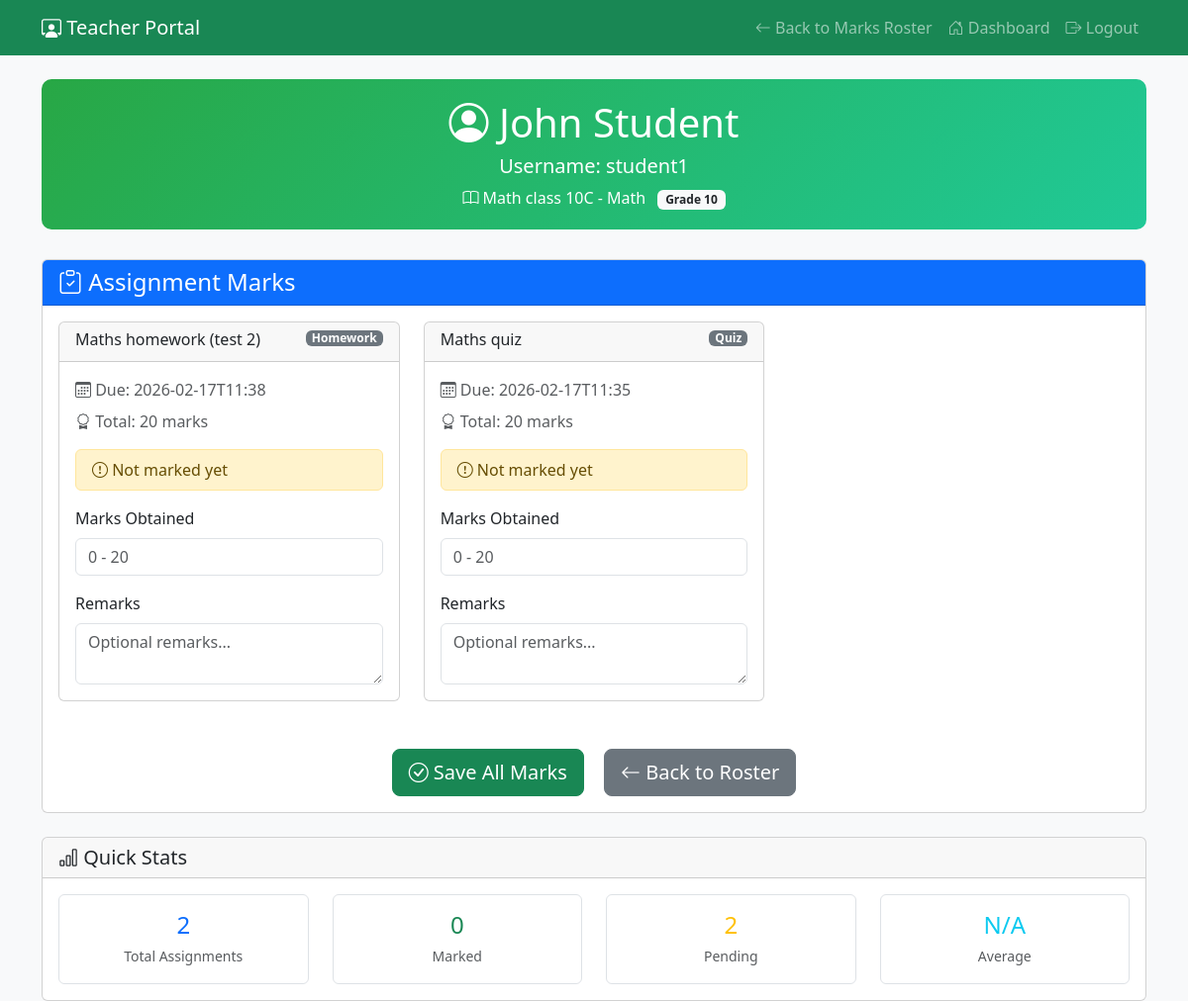
The page /teacher/mark_student/4?class_id=5 (signed in) on the database its author committed.
### tables this page shows
CREATE TABLE users (
    id INTEGER PRIMARY KEY AUTOINCREMENT,
    username TEXT UNIQUE NOT NULL,
    password TEXT NOT NULL,
    role TEXT NOT NULL DEFAULT 'student',
    name TEXT,
    email TEXT,
    phone TEXT,
    address TEXT,
    created_by INTEGER,
    updated_by INTEGER,
    updated_on DATETIME,
    created_on DATETIME
);

CREATE TABLE classes (
    id INTEGER PRIMARY KEY AUTOINCREMENT,
    name TEXT NOT NULL,
    subject TEXT,
    grade_level TEXT,
    teacher_id INTEGER,
    description TEXT,
    created_at TIMESTAMP DEFAULT CURRENT_TIMESTAMP,
    type TEXT DEFAULT 'regular',
    status TEXT DEFAULT 'active',
    schedule_days TEXT,
    schedule_time_start TEXT,
    schedule_time_end TEXT,
    section TEXT,
    schedule_pdf_path TEXT,
    meeting_link TEXT,
    max_students INTEGER DEFAULT 30,
    created_by INTEGER,
    updated_by INTEGER,
    updated_on DATETIME,
    created_on DATETIME,
    FOREIGN KEY (teacher_id) REFERENCES users (id)
);

CREATE TABLE assignments (
    id INTEGER PRIMARY KEY AUTOINCREMENT,
    title TEXT NOT NULL,
    description TEXT,
    class_id INTEGER,
    teacher_id INTEGER,
    due_date DATETIME,
    total_marks INTEGER DEFAULT 100,
    assignment_type TEXT DEFAULT 'assignment',
    status TEXT DEFAULT 'active',
    created_at TIMESTAMP DEFAULT CURRENT_TIMESTAMP,
    file_path TEXT,
    original_filename TEXT,
    points INTEGER,
    allow_late_submission INTEGER DEFAULT 0,
    FOREIGN KEY (class_id) REFERENCES classes (id),
    FOREIGN KEY (teacher_id) REFERENCES users (id)
);

### routes/teacher.py (the view)
@teacher_bp.route('/mark_student/<int:student_id>')
def mark_student(student_id):
    if 'role' not in session or session['role'] != 'teacher':
        return redirect(url_for('auth.login'))
    teacher_id = session.get('user_id')
    class_id = request.args.get('class_id', type=int)
    if not class_id:
        flash('Class ID is required', 'error')
        return redirect(url_for('teacher.marks_roster'))
    conn = get_db()
    cur = conn.cursor()
    cur.execute('''
        SELECT c.id, c.name, c.subject, c.grade_level
        FROM classes c
        JOIN teacher_class_map tcm ON c.id = tcm.class_id
        WHERE c.id = ? AND tcm.teacher_id = ?
    ''', (class_id, teacher_id))
    class_info = cur.fetchone()
    if not class_info:
        flash('Class not found or unauthorized access', 'error')
        conn.close()
        return redirect(url_for('teacher.marks_roster'))
    cur.execute('''
        SELECT u.id, u.name, u.username
        FROM users u
        JOIN student_class_map scm ON u.id = scm.student_id
        WHERE u.id = ? AND scm.class_id = ? AND u.role = 'student'
    ''', (student_id, class_id))
    student = cur.fetchone()
    if not student:
        flash('Student not found in this class', 'error')
        conn.close()
        return redirect(url_for('teacher.marks_roster', class_id=class_id))
    student_info = {
        'id': student[0],
        'name': student[1],
        'username': student[2]
    }
    cur.execute('''
        SELECT a.id, a.title, a.points, a.assignment_type, a.due_date,
               sm.marks_obtained, sm.total_marks, sm.grade, sm.remarks
        FROM assignments a
        LEFT JOIN student_marks sm ON a.id = sm.assignment_id AND sm.student_id = ?
        WHERE a.class_id = ? AND a.teacher_id = ?
        ORDER BY a.due_date DESC
    ''', (student_id, class_id, teacher_id))
    assignments = []
    for row in cur.fetchall():
        assignments.append({
            'id': row[0],
            'title': row[1],
            'total_marks': row[2] or 100,
            'type': row[3],
            'due_date': row[4],
            'marks_obtained': row[5],
            'student_total_marks': row[6],
            'grade': row[7],
            'remarks': row[8]
        })
    class_data = {
        'id': class_info[0],
        'name': class_info[1],
        'subject': class_info[2],
        'grade_level': class_info[3]
    }
    conn.close()
    return render_template('teacher/mark_individual_student.html',
                         student=student_info,
                         class_data=class_data,
                         assignments=assignments)

### routes/teacher.py (called while the page is built)
def get_db():
    return sqlite3.connect('users.db')

### templates/teacher/mark_individual_student.html (shortened to what this page needs)
<!DOCTYPE html>
<html lang="en">
<head>
    <link href="https://cdn.jsdelivr.net/npm/bootstrap@5.3.0/dist/css/bootstrap.min.css" rel="stylesheet">
    <link href="https://cdn.jsdelivr.net/npm/bootstrap-icons@1.7.2/font/bootstrap-icons.css" rel="stylesheet">
</head>
<body class="bg-light">
    <nav class="navbar navbar-expand-lg navbar-dark bg-success">
        <div class="container">
            <a class="navbar-brand" href="{{ url_for('teacher.dashboard') }}">
                <i class="bi bi-person-workspace"></i> Teacher Portal
            </a>
            <div class="navbar-nav ms-auto">
                <a class="nav-link" href="{{ url_for('teacher.marks_roster', class_id=class_data.id) }}">
                    <i class="bi bi-arrow-left"></i> Back to Marks Roster
                </a>
                <a class="nav-link" href="{{ url_for('teacher.dashboard') }}">
                    <i class="bi bi-house-door"></i> Dashboard
                </a>
                <a class="nav-link" href="{{ url_for('auth.logout') }}">
                    <i class="bi bi-box-arrow-right"></i> Logout
                </a>
            </div>
        </div>
    </nav>
    <div class="container mt-4">
        <div class="student-header text-center">
            <h1 class="mb-2">
                <i class="bi bi-person-circle"></i> {{ student.name }}
            </h1>
            <p class="mb-2 h5">Username: {{ student.username }}</p>
            <p class="mb-0">
                <i class="bi bi-book"></i> {{ class_data.name }} - {{ class_data.subject }}
                <span class="badge bg-light text-dark ms-2">Grade {{ class_data.grade_level }}</span>
            </p>
        </div>
        {% if assignments %}
        <div class="card">
            <div class="card-header bg-primary text-white">
                <h4 class="mb-0">
                    <i class="bi bi-clipboard-check"></i> Assignment Marks
                </h4>
            </div>
            <div class="card-body">
                <form method="POST" action="{{ url_for('teacher.save_individual_marks') }}">
                    <div class="row">
                        {% for assignment in assignments %}
                        <div class="col-md-6 col-lg-4 mb-4">
                            <div class="card marks-card h-100">
                                <div class="card-header d-flex justify-content-between align-items-start">
                                    <h6 class="mb-1">{{ assignment.title }}</h6>
                                    <span class="badge bg-secondary assignment-type-badge">
                                        {{ assignment.type.title() }}
                                    </span>
                                </div>
                                <div class="card-body">
                                    <div class="mb-3">
                                        <p class="text-muted mb-2">
                                            <i class="bi bi-calendar3"></i> Due: {{ assignment.due_date }}
                                        </p>
                                        <p class="text-muted mb-3">
                                            <i class="bi bi-award"></i> Total: {{ assignment.total_marks }} marks
                                        </p>
                                    </div>
                                    {% if assignment.marks_obtained is not none %}
                                    <div class="alert alert-info py-2 mb-3">
                                        <div class="d-flex justify-content-between align-items-center">
                                            <span>
                                                <strong>Current: {{ assignment.marks_obtained }}/{{ assignment.student_total_marks or assignment.total_marks }}</strong>
                                            </span>
                                            {% if assignment.grade %}
                                            <span class="grade-badge grade-{{ assignment.grade }}">{{ assignment.grade }}</span>
                                            {% endif %}
                                        </div>
                                        {% if assignment.remarks %}
                                        <small class="text-muted">{{ assignment.remarks }}</small>
                                        {% endif %}
                                    </div>
                                    {% else %}
                                    <div class="alert alert-warning py-2 mb-3">
                                        <i class="bi bi-exclamation-circle"></i> Not marked yet
                                    </div>
                                    {% endif %}
                                    <div class="mb-3">
                                        <label class="form-label">Marks Obtained</label>
                                        <input type="number"
                                               name="marks_{{ assignment.id }}"
                                               class="form-control"
                                               min="0"
                                               max="{{ assignment.total_marks }}"
                                               step="0.5"
                                               value="{{ assignment.marks_obtained if assignment.marks_obtained is not none else '' }}"
                                               placeholder="0 - {{ assignment.total_marks }}">
                                    </div>
                                    <div class="mb-0">
                                        <label class="form-label">Remarks</label>
                                        <textarea name="remarks_{{ assignment.id }}"
                                                  class="form-control"
                                                  rows="2"
                                                  placeholder="Optional remarks...">{{ assignment.remarks or '' }}</textarea>
                                    </div>
                                </div>
                            </div>
                        </div>
                        {% endfor %}
                    </div>
                    <div class="row mt-4">
                        <div class="col-12 text-center">
                            <button type="submit" class="btn btn-success btn-lg me-3">
                                <i class="bi bi-check-circle"></i> Save All Marks
                            </button>
                            <a href="{{ url_for('teacher.marks_roster', class_id=class_data.id) }}"
                               class="btn btn-secondary btn-lg">
                                <i class="bi bi-arrow-left"></i> Back to Roster
                            </a>
                        </div>
                    </div>
                </form>
            </div>
        </div>
        <div class="card mt-4">
            <div class="card-header">
                <h5 class="mb-0">
                    <i class="bi bi-bar-chart"></i> Quick Stats
                </h5>
            </div>
            <div class="card-body">
                <div class="row text-center">
                    <div class="col-md-3">
                        <div class="border rounded p-3">
                            <h4 class="text-primary mb-1">{{ assignments|length }}</h4>
                            <small class="text-muted">Total Assignments</small>
                        </div>
                    </div>
                    <div class="col-md-3">
                        <div class="border rounded p-3">
                            <h4 class="text-success mb-1">
                                {{ assignments|selectattr('marks_obtained')|selectattr('marks_obtained', 'ne', none)|list|length }}
                            </h4>
                            <small class="text-muted">Marked</small>
                        </div>
                    </div>
                    <div class="col-md-3">
                        <div class="border rounded p-3">
                            <h4 class="text-warning mb-1">
                                {{ assignments|selectattr('marks_obtained', 'none')|list|length }}
                            </h4>
                            <small class="text-muted">Pending</small>
                        </div>
                    </div>
                    <div class="col-md-3">
                        <div class="border rounded p-3">
                            {% set total_obtained = assignments|selectattr('marks_obtained')|selectattr('marks_obtained', 'ne', none)|sum(attribute='marks_obtained') %}
                            {% set total_possible = assignments|selectattr('marks_obtained')|selectattr('marks_obtained', 'ne', none)|sum(attribute='total_marks') %}
                            <h4 class="text-info mb-1">
                                {% if total_possible > 0 %}
                                {{ "%.1f"|format((total_obtained / total_possible) * 100) }}%
                                {% else %}
                                N/A
                                {% endif %}
                            </h4>
                            <small class="text-muted">Average</small>
                        </div>
                    </div>
                </div>
            </div>
        </div>
        {% else %}
        <div class="alert alert-info text-center">
            <i class="bi bi-info-circle"></i>
            No assignments found for this class.
            <a href="{{ url_for('teacher.my_assignments') }}" class="alert-link">Create assignments</a> first.
        </div>
        {% endif %}
    </div>
</body>
</html>

### templates/teacher/mark_individual_student.html (style rules this page uses)
.marks-card { transition: all 0.2s ease; }
.student-header { background: linear-gradient(135deg, #28a745, #20c997); color: white; border-radius: 10px; padding: 20px; margin-bottom: 30px; }
.assignment-type-badge { font-size: 0.75rem; padding: 2px 6px; }

### rows shown on the page
users: name "John Student", username "student1"
classes: name "Math class 10C", subject "Math", grade_level "10"
assignments: title "Maths homework (test 2)", type "Homework", due_date "2026-02-17T11:38", total_marks "20", id "Optional remarks..."
assignments: title "Maths quiz", type "Quiz", due_date "2026-02-17T11:35", total_marks "20", id "Optional remarks..."

### other values the page prints
{{ assignments|length }} "2"
{{ assignments|selectattr('marks_obtained', 'none')|list|length }} "2"
